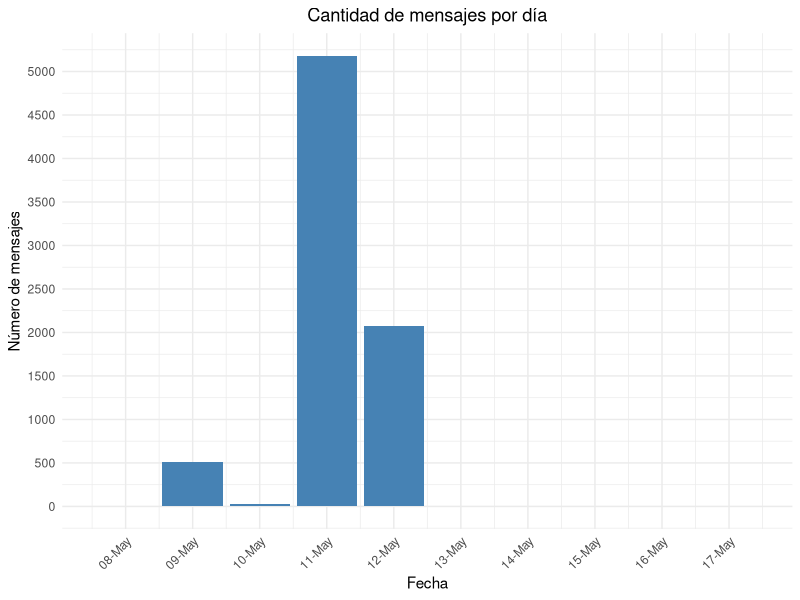

The R script that drew this image:
library(tidyverse)
library(readxl)
library(lubridate)
library(ggplot2)

#CARGAR LOS DATOS
clean_data <- read_excel("ForoData.xlsx")

#CREAR UNA COLUMNA CON SOLO LA FECHA
clean_data <- clean_data %>%
  mutate(Only_Date = as.Date(Date, format="%d-%b-%Y"))

#CONTAR LOS MENSAJES POR DIA SEGUN LA COLUMNA Only_Date
mensajes_por_dia <- clean_data %>%
  group_by(Only_Date) %>%
  summarise(n_mensajes = n())

#GRAFICA CON GGPLOT
ggplot(mensajes_por_dia, aes(x = Only_Date, y = n_mensajes)) +
  geom_bar(stat = "identity", fill = "steelblue") +
  labs(title = "Cantidad de mensajes por día",
       x = "Fecha",
       y = "Número de mensajes") +
  scale_x_date(breaks = seq(min(mensajes_por_dia$Only_Date), max(mensajes_por_dia$Only_Date), by = "day"),
               date_labels = "%d-%b") +
  scale_y_continuous(breaks = seq(0, max(mensajes_por_dia$n_mensajes), by = 500)) +
  theme_minimal() +
  theme(
    axis.text.x = element_text(angle = 45, hjust = 1),
    plot.title = element_text(hjust = 0.5)
  )
